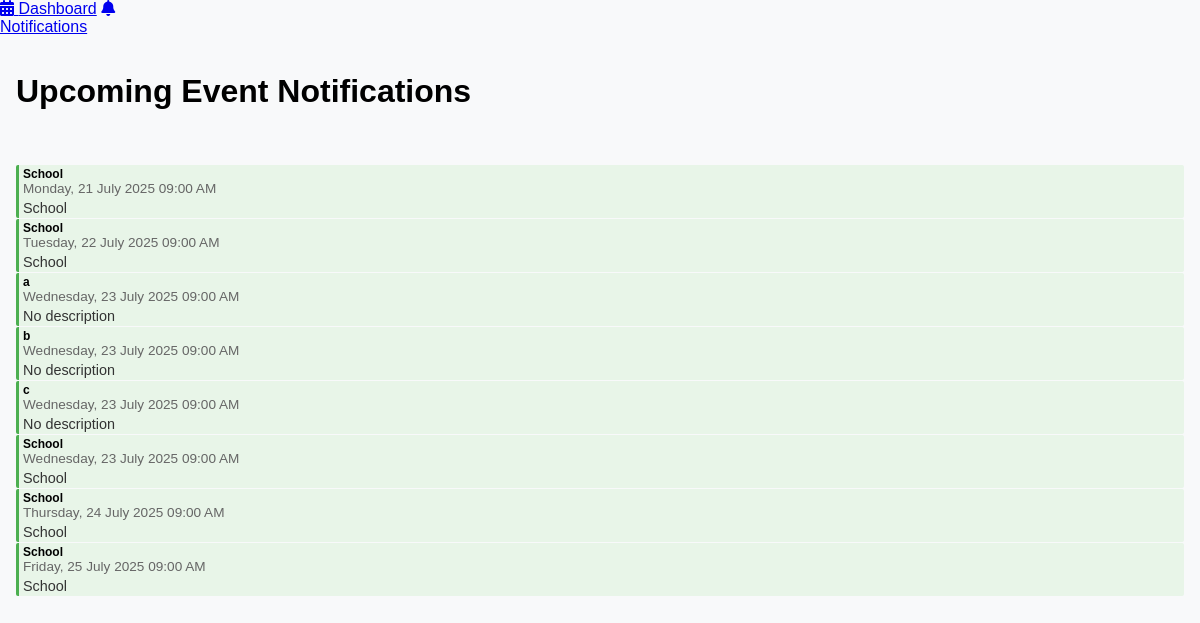
The page /notifications (signed in) on the database as committed earlier.
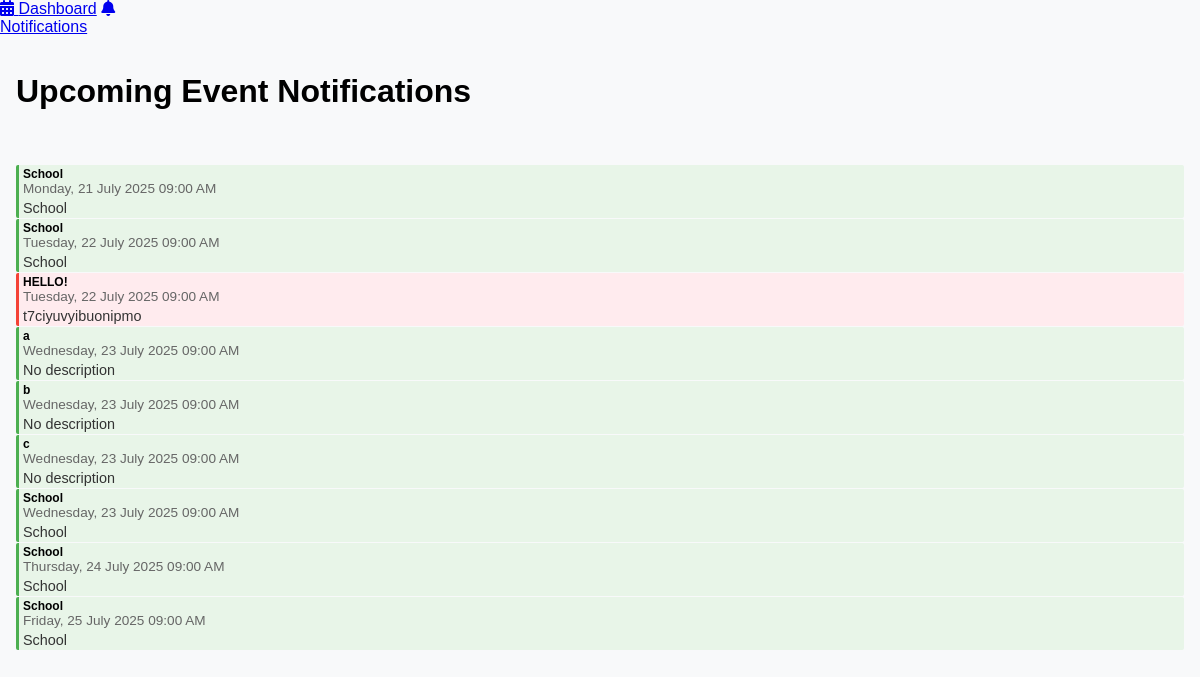
The same page on the database as committed later.
### models/event.py (models this page shows)
class Event(db.Model):
    __tablename__ = 'events'
    id = db.Column(db.Integer, primary_key=True)
    title = db.Column(db.String(150), nullable=False)
    description = db.Column(db.String(300))
    priority = db.Column(db.Integer, default=0)
    tags = db.Column(db.String(100))
    start_time = db.Column(db.DateTime)
    end_time = db.Column(db.DateTime)
    is_recurring = db.Column(db.Boolean, default=False, nullable=False)
    recurrence_group_id = db.Column(db.String(36), nullable=True, index=True)
    notifications_silenced = db.Column(db.Boolean, default=False, nullable=False)
    creator_id = db.Column(db.Integer, db.ForeignKey('users.id'))

### app.py (the view, shortened to what this page needs)
    @app.route('/notifications', methods=['GET'])
    def notifications():
        if 'user_id' not in session:
            return redirect(url_for('unauthorized'))
        from models.user import User
        from models.event import Event
        from models.notifications import Notification
        from datetime import datetime, timedelta
        user = db.session.get(User, session['user_id'])
        if not user:
            return redirect(url_for('unauthorized'))
        now = datetime.utcnow()
        week_from_now = now + timedelta(days=7)
        upcoming_events = Event.query.filter(
            Event.start_time >= now,
            Event.start_time <= week_from_now,
            Event.notifications_silenced == False
        ).order_by(Event.start_time).all()
        user_events = []
        for event in upcoming_events:
            if (event.creator_id == user.id or
                (hasattr(user, 'tags') and user.tags and
                 any(tag in (event.tags or '') for tag in user.tags.split(',')))):
                user_events.append(event)
        return render_template("notifications.html", events=user_events)

### templates/notifications.html (shortened to what this page needs)
<!DOCTYPE html>
<html lang="en">
<head>
  <link rel="stylesheet" href="/static/css/dashboard.css" />
</head>
<body>
  <div class="sidebar">
    <a class="tab" href="/dashboard"><i class="fas fa-calendar-alt"></i> Dashboard</a>
    <a class="tab active" href="/notifications"><i class="fas fa-bell"></i> Notifications</a>
  </div>
  <div class="main-content">
    <h1 style="padding: 1rem;">Upcoming Event Notifications</h1>
    {% if events %}
      <ul style="list-style: none; padding: 0 1rem;">
        {% for event in events %}
          <li class="event-item priority-{{ event.priority }}">
            <div class="event-title">{{ event.title }}</div>
            <div class="event-time" style="font-size: 0.85rem; color: #666;">
              {{ event.start_time.strftime('%A, %d %B %Y %I:%M %p') }}
            </div>
            <div style="margin-top: 4px; font-size: 0.9rem; color: #333;">
              {{ event.description or "No description" }}
            </div>
          </li>
        {% endfor %}
      </ul>
    {% else %}
      <p style="padding: 1rem; color: #666;">No upcoming events in the next few days.</p>
    {% endif %}
  </div>
</body>
</html>

### static/css/dashboard.css (style rules this page uses)
html, body { margin: 0; padding: 0; height: 100%; font-family: Arial, sans-serif; background-color: #f8f9fa; overflow: hidden; }
.main-content { margin-left: 220px; height: 100vh; display: flex; flex-direction: column; overflow: hidden; }
.event-item { background-color: #e3f2fd; border-left: 3px solid #2196f3; padding: 2px 4px; margin: 1px 0; font-size: 0.75rem; border-radius: 2px; cursor: pointer; }
.event-title { font-weight: bold; white-space: nowrap; overflow: hidden; text-overflow: ellipsis; }
.event-time { color: #666; font-size: 0.7rem; }
.priority-0 { border-left-color: #4caf50; background-color: #e8f5e8; }
.priority-2 { border-left-color: #f44336; background-color: #ffebee; }
@media (max-width: 1200px) { .sidebar { width: 180px; } }
@media (max-width: 1200px) { .main-content { margin-left: 180px; } }
.main-content { margin-left: 0 !important; transition: margin-left 0.3s ease; }

Rows that differ between the two databases and show on the page:
added Event: title "HELLO!", start_time "Tuesday, 22 July 2025 09:00 AM", description "t7ciyuvyibuonipmo", priority 2 (drawn)
